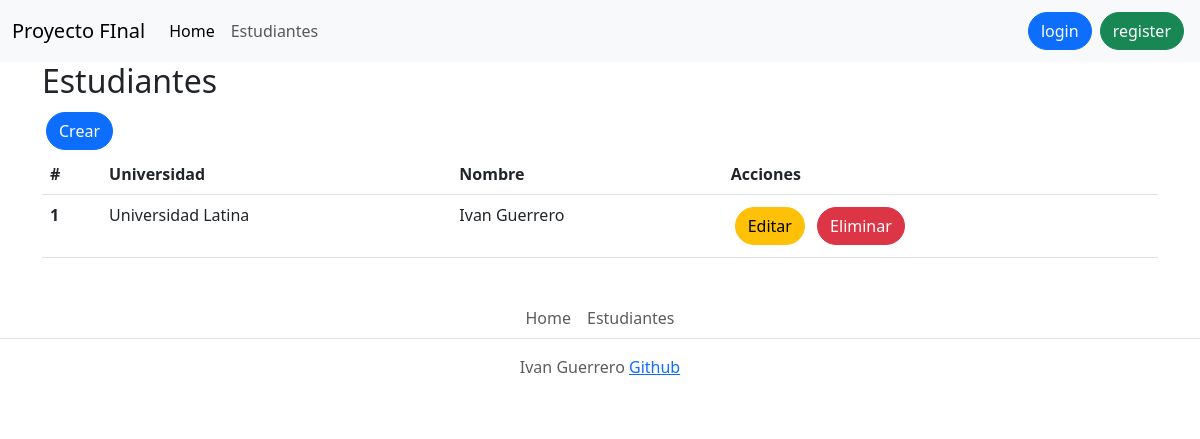
The page /student/ on the database its author committed.
### models/student.py (models this page shows, shortened)
class Student(db.Model):
    __tablename__="students"
    id=db.Column(db.Integer,primary_key=True)
    university_id=db.Column(db.Integer,db.ForeignKey("universities.id"))
    university=db.relationship("University",backref="students")
    name=db.Column(db.String(50))

### models/university.py (models this page shows, shortened)
class University(db.Model):
    __tablename__="universities"
    id=db.Column(db.Integer,primary_key=True)
    name=db.Column(db.String(50))

### controllers/student.py (the view)
@students.route("/",methods=['GET'])
def index():
  students=Student.query.join(University).all()
  return render_template("student/index.html",students=students)

### templates/student/index.html (shortened to what this page needs)
{% extends "home_base.html" %}
{% block content %}
<h2>Estudiantes</h2>
<a href="{{url_for('students.create')}}" class="btn btn-primary m-1 rounded-pill">Crear</a>
<table class="table">
  <thead>
    <tr>
      <th scope="col">#</th>
      <th scope="col">Universidad</th>
      <th scope="col">Nombre</th>
      <th scope="col">Acciones</th>
    </tr>
  </thead>
  <tbody>
    {% if students != None %}
      {% for student in students %}
        <tr>
          <th scope="row">{{student.id}}</th>
          <td>{{student.university.name}}</td>
          <td>{{student.name}}</td>
          <td>
            <a href="{{url_for('students.update', id=student.id)}}" class="btn btn-warning m-1 rounded-pill">Editar</a>
            <a href="{{url_for('students.delete', id=student.id)}}" class="btn btn-danger m-1 rounded-pill">Eliminar</a>
        </tr>
      {% endfor %}
    {% endif %}
  </tbody>
</table>
{% endblock %}

### rows shown on the page
Student: id "1", university.name "Universidad Latina", name "Ivan Guerrero"
